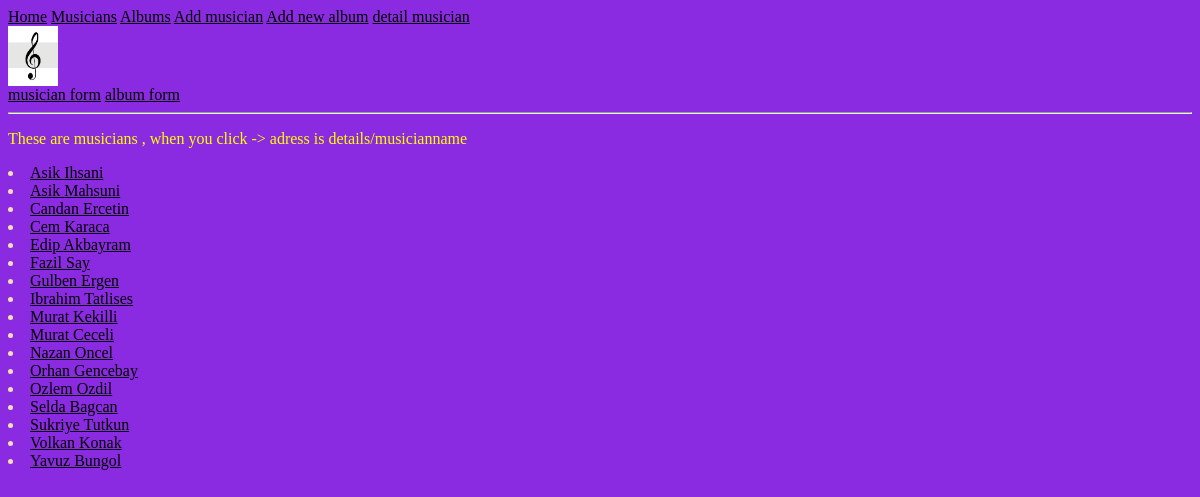
Page /details/ on the earlier database version.
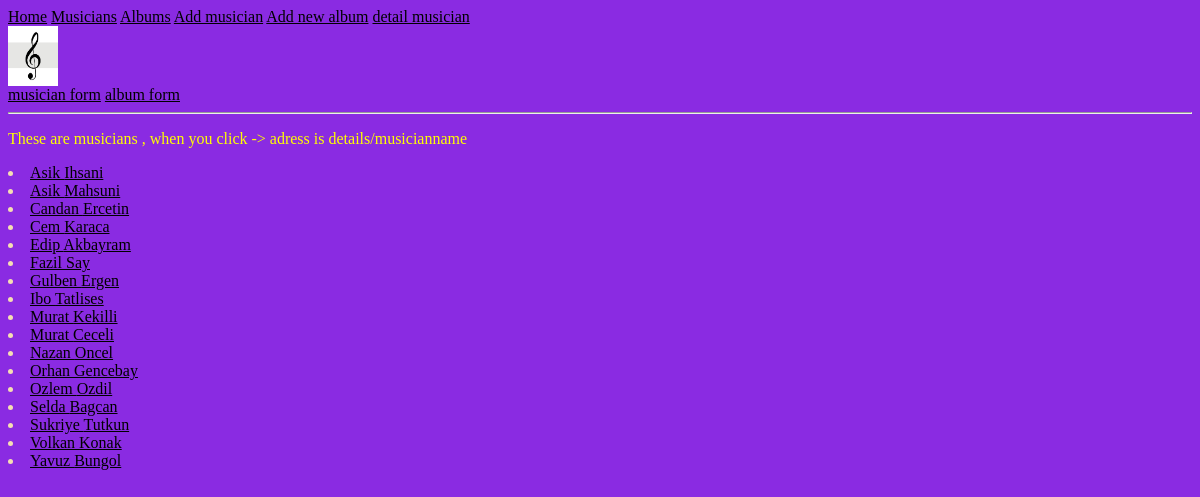
Same page on the later database version.
### my_app/models.py (models this page shows, shortened)
class Musician(models.Model):
    first_name = models.CharField(max_length=30)
    last_name = models.CharField(max_length=30)
    tool = models.CharField(max_length=30)
    class Meta:
        ordering = ['first_name']

### my_app/views.py (the view)
# urls.py: path('details/',views.detailSinger, name="detailsingerpage"),
def detailSinger(request):
    singer_list = Musician.objects.all()
    url = []
    for x in singer_list:
        url.append(x.first_name + "_"+x.last_name)
    context = {
        "object_list":singer_list,
        "urls_list":url,
    }
    return render (request,"my_app/detail_singer.html",context)

### templates/my_app/detail_singer.html (shortened to what this page needs)
{% extends 'my_app/base.html' %}
{% block content %}
<head>
</head>
<p>These are musicians , when you click -> adress is details/musicianname</p>
    {% for x in object_list %}
        <li><a href="{% url 'finaldetail' x.id %}"> {{x.first_name}} {{x.last_name}}  </a>     </li>
    {% endfor %}
{% endblock %}

Differences in the rows shown:
changed Musician "Tatlises": first_name "Ibrahim" → "Ibo"
